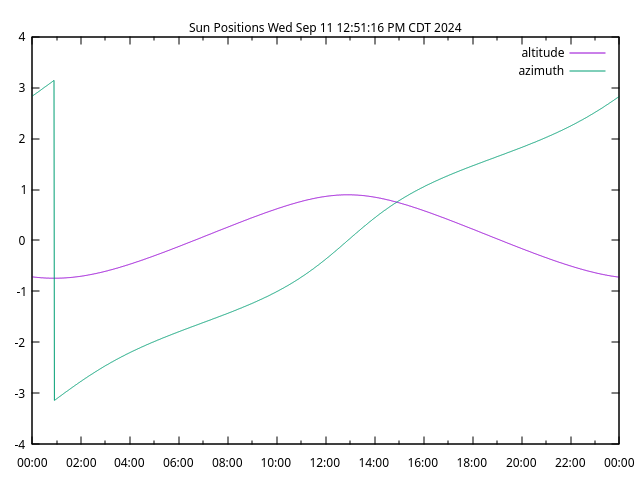

gnuplot code for this plot:
set datafile separator ','

TITLE = sprintf('Sun Positions %s', D)
set title TITLE offset char 0, char -1
set xdata time         # x axis is time data
set timefmt '%H:%M:%S' # input time string format
set format x '%H:%M'   # output time format
set key autotitle columnhead

plot 'positions.csv' using 1:2 with lines, '' using 1:3 with lines
